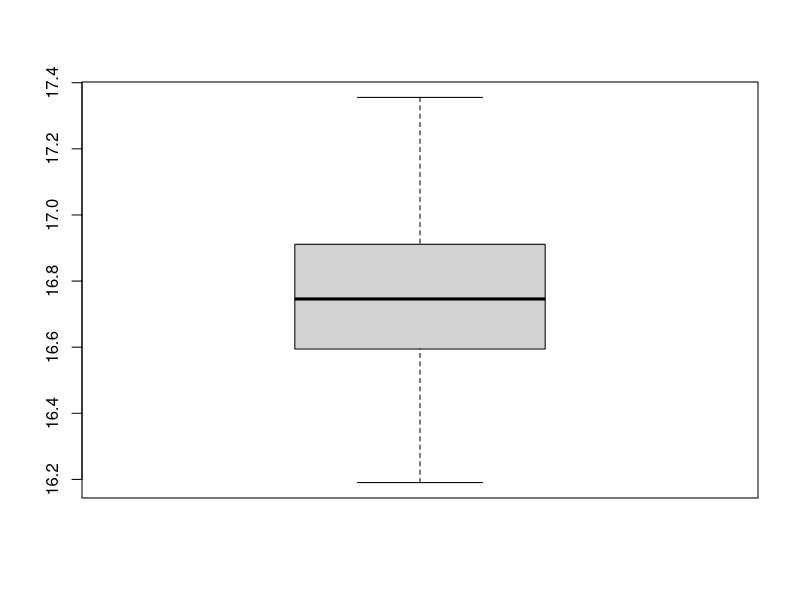
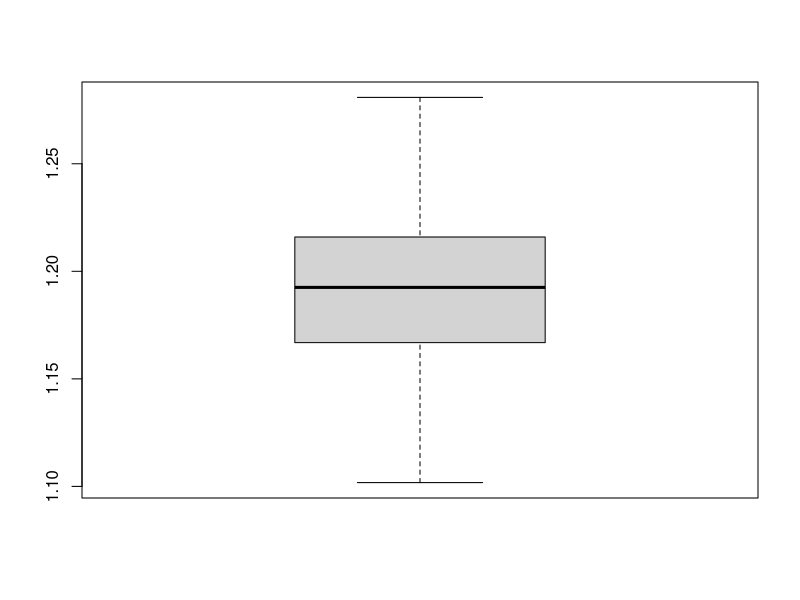
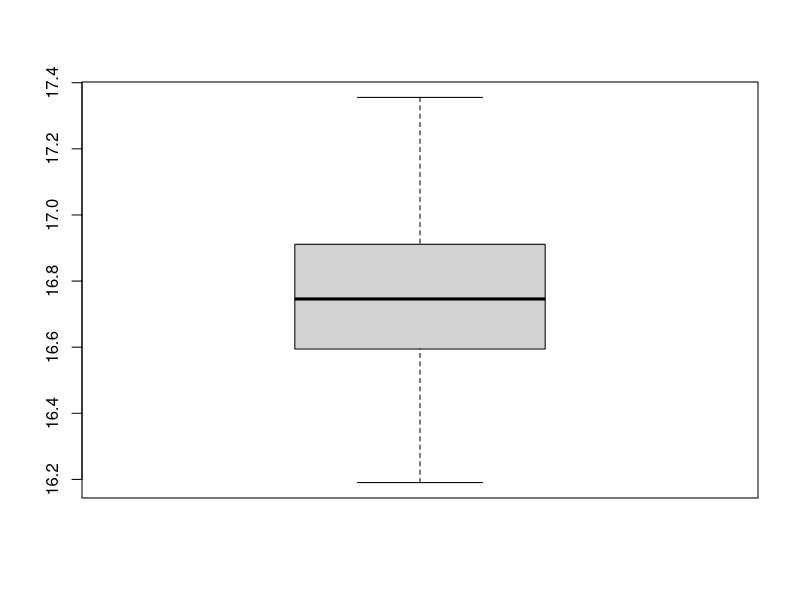
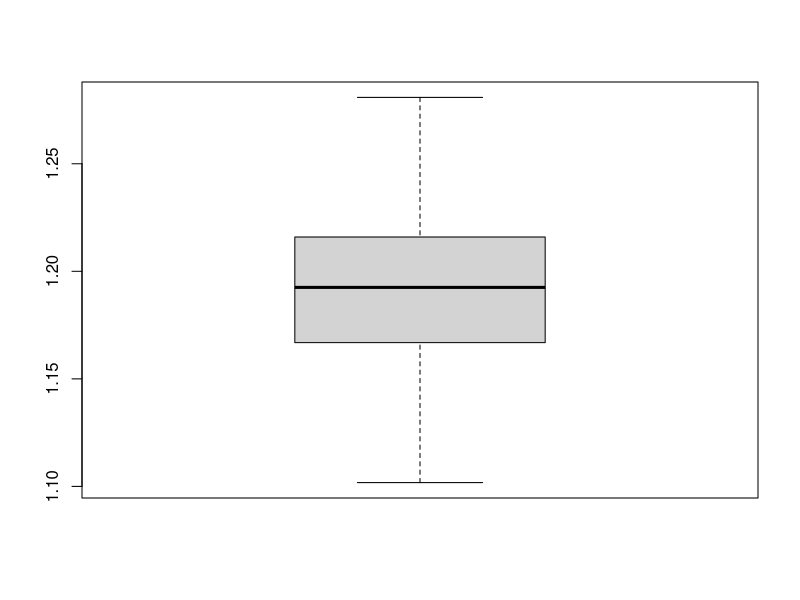
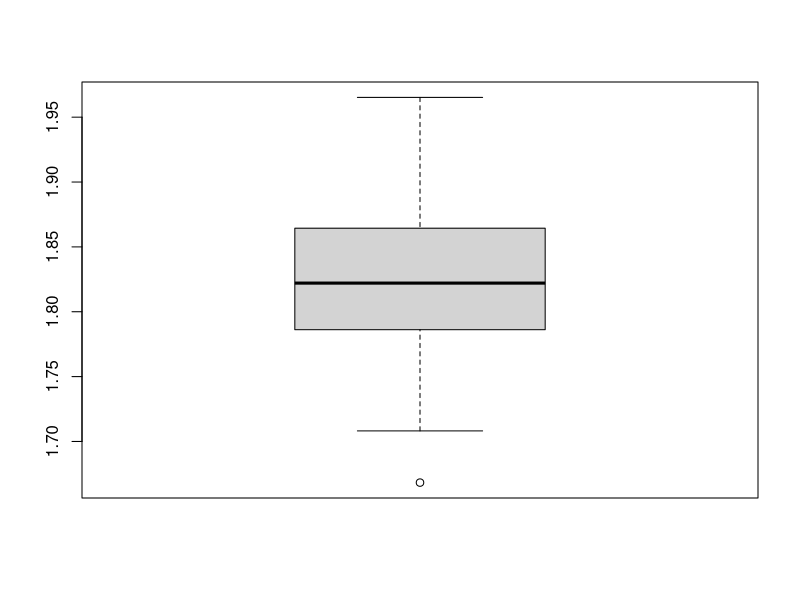
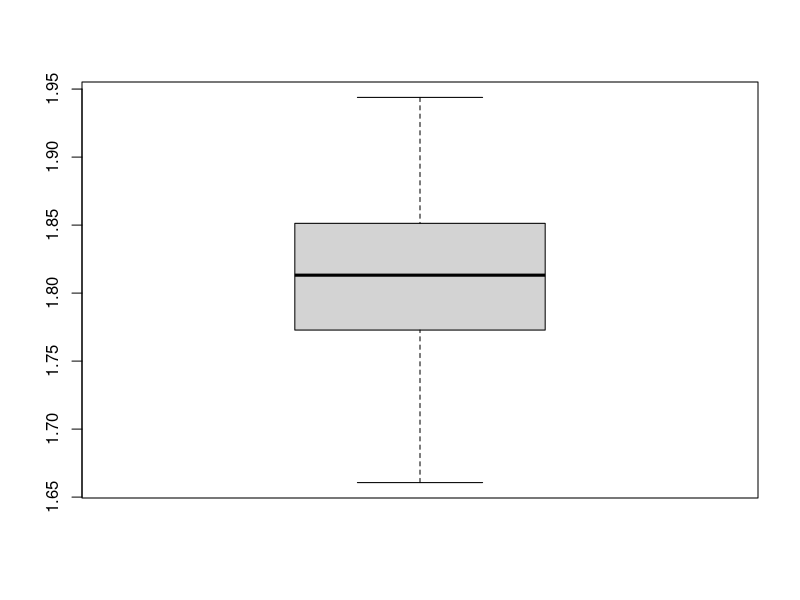
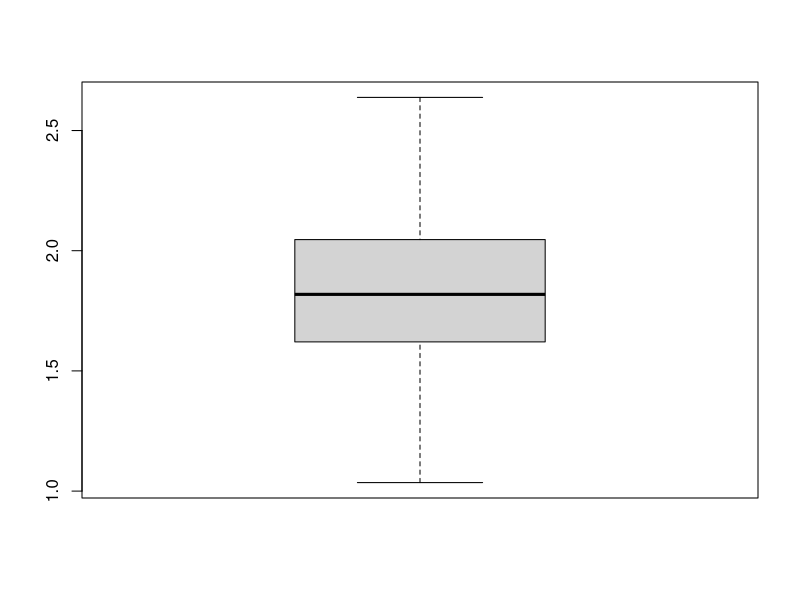
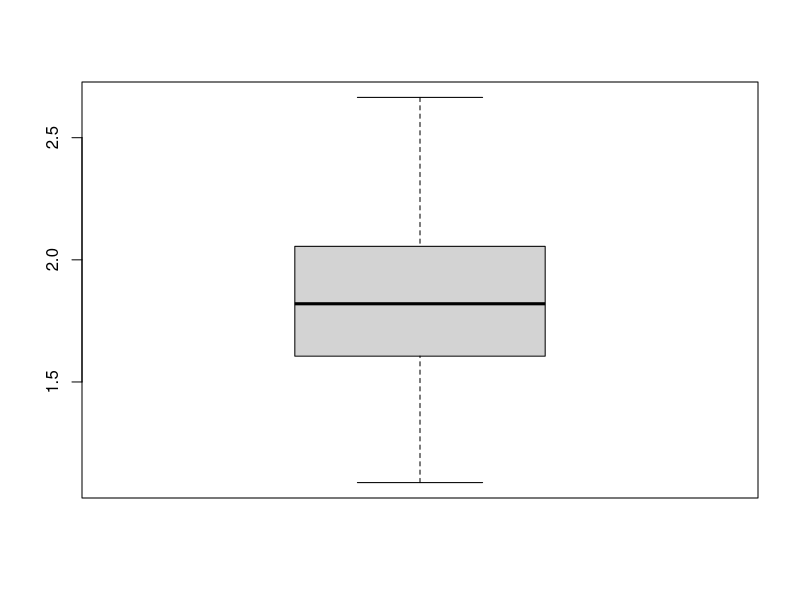

These charts were generated, in order, by the following R code:
# Importar dados #
data = read.csv2("205650.txt", sep=" ", dec = ".")

# Funcao para dividir dados aleatoriamente em treinamento e teste #
split_data = function(data, train_perc){
  train_size <- floor(train_perc * nrow(data))
  train_index <- sample(seq_len(nrow(data)), size = train_size)
  train <- data[train_index, ]
  test <- data[-train_index, ]
  return(list("train" = train,
              "test" = test))
}

# Funcao para encontrar params que minimizam perda L1 #
opt_l1_loss = function(dataset){
  l1_loss = function(y, f) {
    sum(abs(y - f))
  }
  
  fn = function(params){
    b0 = params[1]
    b1 = params[2]
    l1_loss(y = dataset$Y, f = (b0 + b1 * dataset$X))
  }
  
  opt_b = optim(
    par = c(b0 = 0, b1=0),
    fn = fn
  )
  
  return(opt_b$par)
}

# Objetos para salvar os resultados das 100 repeticoes #

bhat_vec = rep(0,100)
bhat_params = data.frame(b0_reg=bhat_vec,
                         b1_reg=bhat_vec,
                         b0_l1=bhat_vec,
                         b1_l1=bhat_vec)

MAE_vec = rep(0, 100)
MAE_table = data.frame(MAEin_reg=MAE_vec,
                       MAEout_reg=MAE_vec,
                       MAEin_l1=MAE_vec,
                       MAEout_l1=MAE_vec)

# Loop para executar o experimento 100 vezes #

set.seed(205650)
for (i in seq(1:100)){
  splitted_data = split_data(data, 0.85)
  train <- splitted_data$train
  test <- splitted_data$test
  
  ## Regressao simples (MQO) ##
  
  # Encontrar params b0 e b1 #
  reg = lm(Y ~ X, data=train)
  bhat_params$b0_reg[i] = reg$coefficients[1]
  bhat_params$b1_reg[i] = reg$coefficients[2]
  
  # Calcular MAEout e MAEin #
  Ypred_reg_test = predict(reg, test)
  Ypred_reg_train = predict(reg, train)
  
  abs_error_test_reg = abs(test$Y - Ypred_reg_test)
  MAEout_reg = sum(abs_error_test_reg)/15
  MAE_table$MAEout_reg[i] = MAEout_reg
  
  abs_error_train_reg = abs(train$Y - Ypred_reg_train)
  MAEin_reg = sum(abs_error_train_reg)/85
  MAE_table$MAEin_reg[i] = MAEin_reg
  
  ## Minimizar perda L1 ##
  
  # Encontrar b0 e b1 otimos #
  opt_l1_loss_params = opt_l1_loss(train)
  Ypred_test_l1 = opt_l1_loss_params[1] + opt_l1_loss_params[2]*test$X
  Ypred_train_l1 = opt_l1_loss_params[1] + opt_l1_loss_params[2]*train$X
  bhat_params$b0_l1[i] = opt_l1_loss_params[1]
  bhat_params$b1_l1[i] = opt_l1_loss_params[2]
  
  # Calcular MAEin e MAEout #
  abs_error_test_l1 = abs(test$Y - Ypred_test_l1)
  MAEout_l1 = sum(abs_error_test_l1)/15
  MAE_table$MAEout_l1[i] = MAEout_l1
  
  abs_error_train_l1 = abs(train$Y - Ypred_train_l1)
  MAEin_l1 = sum(abs_error_train_l1)/85
  MAE_table$MAEin_l1[i] = MAEin_l1
  
}

# Assets Relatorio #

# Graficos #


# b0 reg
boxplot(bhat_params$b0_reg)
summary(bhat_params$b0_reg)

#b1 reg
boxplot(bhat_params$b1_reg)
summary(bhat_params$b1_reg)

# b0 l1
boxplot(bhat_params$b0_reg)
summary(bhat_params$b0_reg)

#b1 l1
boxplot(bhat_params$b1_reg)
summary(bhat_params$b1_reg)

# MAEin reg
boxplot(MAE_table$MAEin_reg)
summary(MAE_table$MAEin_reg)

# MAEin L1
boxplot(MAE_table$MAEin_l1)
summary(MAE_table$MAEin_l1)

# MAEout reg
boxplot(MAE_table$MAEout_reg)
summary(MAE_table$MAEout_reg)

# MAEout L1
boxplot(MAE_table$MAEout_l1)
summary(MAE_table$MAEout_l1)

# Grafico de dispersao # 
plot(data$X, data$Y)


# Tabela medias #

avg_results = data.frame(matrix(ncol = 2, nrow = 4))
col_names = c("Regressao", "Opt L1")
row_names = c("b0 medio", "b1 medio", "MAEin medio", "MAEout medio")
colnames(avg_results) = col_names
rownames(avg_results) = row_names

avg_results$Regressao[1] = mean(bhat_params$b0_reg)
avg_results$Regressao[2] = mean(bhat_params$b1_reg)
avg_results$Regressao[3] = mean(MAE_table$MAEin_reg)
avg_results$Regressao[4] = mean(MAE_table$MAEout_reg)

avg_results$`Opt L1`[1] = mean(bhat_params$b0_l1)
avg_results$`Opt L1`[2] = mean(bhat_params$b1_l1)
avg_results$`Opt L1`[3] = mean(MAE_table$MAEin_l1)
avg_results$`Opt L1`[4] = mean(MAE_table$MAEout_l1)
View(avg_results)

